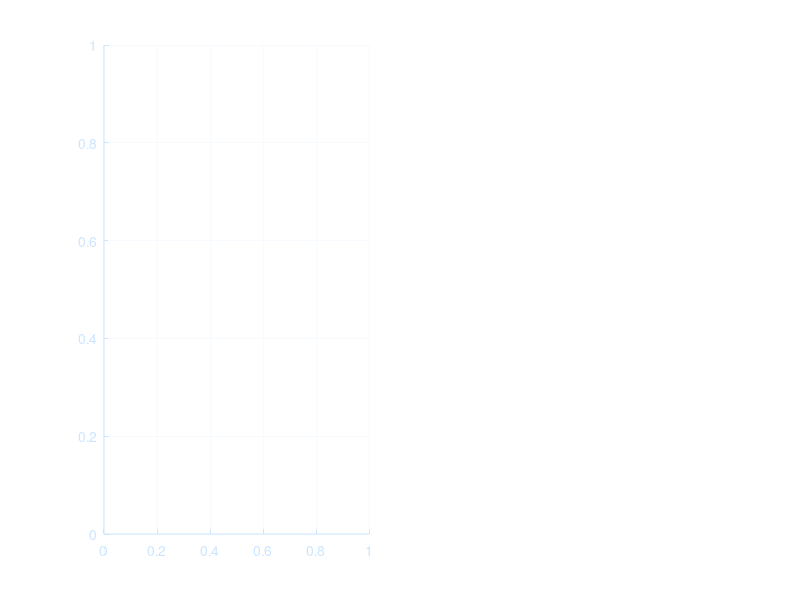

The MATLAB source for this figure: (Note: this script raises an error after producing the figure.)
%% ==============================================================================
% BIOPCL BIOPRINTED MANDIBLE -- MATHEMATICAL MODEL & BIOMECHANICAL SIMULATION
% Anatomical Construct Analysis | Gibson-Ashby Porosity | FEA Nodal Mapping
% ==============================================================================
%
% REQUIRED FINAL BIOPCL MATERIAL SPECIFICATION:
%   Density                       : 1200 kg/m^3 (1.2 g/cm^3)
%   Young's Modulus               : 350 MPa (0.35 GPa)
%   Poisson's Ratio               : 0.30
%   Tensile Yield Strength        : 15 MPa
%   Tensile Ultimate Strength     : 23 MPa
%   Compressive Yield Strength    : 15 MPa
%   Compressive Ultimate Strength : 23 MPa
%
% MATHEMATICAL FRAMEWORK:
%   - Stress field invariance under material change (force-controlled FEA)
%   - Deformation scaling: u_BioPCL = u_ABS * (E_ABS / E_BioPCL)
%   - Gibson-Ashby cellular solids: E(P) = E_0*(1-P)^n
%   - Frost mechanostat using Voigt composite modulus (scaffold + bone)
% ==============================================================================

clear; clc; close all;

fprintf('===========================================================================\n');
fprintf('   BIOPCL BIOPRINTED MANDIBLE -- COMPUTATIONAL BIOMECHANICAL ANALYSIS      \n');
fprintf('===========================================================================\n\n');

%% 1. MATERIAL SPECIFICATIONS (BIOPCL)
BioPCL.Density      = 1200.0;  % kg/m^3
BioPCL.E            = 350.0;   % MPa
BioPCL.nu           = 0.30;
BioPCL.SigmaYield_T = 15.0;    % MPa (tensile yield)
BioPCL.SigmaUlt_T   = 23.0;    % MPa (tensile ultimate)
BioPCL.SigmaYield_C = 15.0;    % MPa (compressive yield)
BioPCL.SigmaUlt_C   = 23.0;    % MPa (compressive ultimate)
BioPCL.G            = BioPCL.E / (2 * (1 + BioPCL.nu)); % Shear modulus (MPa)

E_ABS = 2000.0; % Baseline ABS modulus from original ANSYS simulation (MPa)
E_bone = 15000.0; % Representative cortical bone modulus for Frost mechanostat (MPa)
BVF = 0.30; % Bone volume fraction at scaffold-tissue interface (Cipitria 2012)

%% 2. IMPORT FEA NODAL DATA (ANSYS SIMULATION EXPORT)
% The data file is TAB-separated with columns:
%   Column 1: Node Number (integer)
%   Column 2: Equivalent (von-Mises) Stress in Pascals (Pa)
dataDir = 'data';
stressFile = fullfile(dataDir, 'tabular_stress_data.csv');

stresses_Pa = [];
if exist(stressFile, 'file')
    % Explicitly set delimiter to tab for robustness
    fid = fopen(stressFile, 'r');
    headerLine = fgetl(fid); % skip header
    dataMat = textscan(fid, '%f %f', 'Delimiter', '\t');
    fclose(fid);
    node_ids = dataMat{1};
    stresses_Pa = dataMat{2};
else
    warning('FEA file %s not found. Using synthetic distribution.', stressFile);
    stresses_Pa = lognrnd(1.5, 0.8, 55226, 1) * 1e6;
end

% Convert Pa -> MPa
stresses_MPa = stresses_Pa / 1e6;
numNodes = length(stresses_MPa);

% Mandible Volume (from ANSYS export volume.txt: Total = 2.427e-5 m^3)
volume_m3  = 2.427e-5;
volume_cm3 = volume_m3 * 1e6;
mass_solid_g = (volume_m3 * BioPCL.Density) * 1000.0;

% Deformation values from Total_deformation.xls (ANSYS ABS baseline)
% Max total deformation = 2.4829e-5 m, Average = 5.9981e-6 m
max_def_ABS_mm = 2.4829e-5 * 1000; % Convert m -> mm
avg_def_ABS_mm = 5.9981e-6 * 1000; % Convert m -> mm

% Scale deformations to BioPCL (linear elasticity: u proportional to 1/E)
modulusRatio = E_ABS / BioPCL.E;
max_def_BioPCL_mm = max_def_ABS_mm * modulusRatio;
avg_def_BioPCL_mm = avg_def_ABS_mm * modulusRatio;

%% 3. NODAL SAFETY FACTOR & CLINICAL CLASSIFICATION
SF_Yield = BioPCL.SigmaYield_T ./ max(stresses_MPa, 1e-6);
SF_Ult   = BioPCL.SigmaUlt_T   ./ max(stresses_MPa, 1e-6);

numSafe  = sum(stresses_MPa <= BioPCL.SigmaYield_T);
numYield = sum(stresses_MPa > BioPCL.SigmaYield_T & stresses_MPa <= BioPCL.SigmaUlt_T);
numFail  = sum(stresses_MPa > BioPCL.SigmaUlt_T);

pctSafe  = (numSafe / numNodes) * 100;
pctYield = (numYield / numNodes) * 100;
pctFail  = (numFail / numNodes) * 100;

meanStress   = mean(stresses_MPa);
maxStress    = max(stresses_MPa);
medianStress = median(stresses_MPa);
stdStress    = std(stresses_MPa);
p95Stress    = prctile(stresses_MPa, 95);
p99Stress    = prctile(stresses_MPa, 99);

%% 4. FROST MECHANOSTAT FUNCTION (Voigt Composite Modulus)
% The Frost mechanostat applies to bone tissue growing INTO the scaffold.
% We use a Voigt composite modulus: E_comp = BVF*E_bone + (1-BVF)*E_scaffold
% This gives physiologically meaningful tissue-level microstrain.
computeMechanostat = @(sigma_MPa, P) ...
    (sigma_MPa ./ (BVF * E_bone + (1-BVF) * BioPCL.E * (1-P)^2)) * 1e6;

classifyMechanostat = @(ue) ...
    ternary(ue < 50, 'Disuse', ...
    ternary(ue < 1500, 'Homeostasis', ...
    ternary(ue < 3000, 'Osteoinductive', 'Overload')));

%% 5. DISPLAY CONSOLE REPORT
fprintf('--- 1. BIOPCL MATERIAL & CONSTRUCT SPECIFICATIONS ---------------------\n');
fprintf('  Material        : Bioprinted BioPCL (Polycaprolactone)\n');
fprintf('  Density         : %.0f kg/m^3 (%.2f g/cm^3)\n', BioPCL.Density, BioPCL.Density/1000);
fprintf('  Young''s Modulus : %.0f MPa (0.35 GPa)\n', BioPCL.E);
fprintf('  Poisson''s Ratio : %.2f\n', BioPCL.nu);
fprintf('  Yield Strength  : %.0f MPa (tensile & compressive)\n', BioPCL.SigmaYield_T);
fprintf('  Ultimate Str.   : %.0f MPa (tensile & compressive)\n', BioPCL.SigmaUlt_T);
fprintf('  Shear Modulus   : %.1f MPa\n', BioPCL.G);
fprintf('  Construct Vol.  : %.2f cm^3\n', volume_cm3);
fprintf('  Solid Mass      : %.2f g\n\n', mass_solid_g);

fprintf('--- 2. FEA NODAL STRESS ANALYSIS (%d Nodes) --------\n', numNodes);
fprintf('  Max Von Mises   : %.2f MPa\n', maxStress);
fprintf('  99th Percentile : %.2f MPa\n', p99Stress);
fprintf('  95th Percentile : %.2f MPa\n', p95Stress);
fprintf('  Mean Stress     : %.2f MPa\n', meanStress);
fprintf('  Median Stress   : %.2f MPa\n', medianStress);
fprintf('  Std. Deviation  : %.2f MPa\n', stdStress);
fprintf('  Max Deform. ABS : %.4f mm (%.1f um)\n', max_def_ABS_mm, max_def_ABS_mm*1000);
fprintf('  Max Deform. PCL : %.4f mm (%.1f um)\n', max_def_BioPCL_mm, max_def_BioPCL_mm*1000);
fprintf('  Avg Deform. PCL : %.4f mm (%.1f um)\n', avg_def_BioPCL_mm, avg_def_BioPCL_mm*1000);
fprintf('  Scaling Factor  : E_ABS/E_PCL = %.4f\n\n', modulusRatio);

fprintf('--- 3. CLINICAL SAFETY CLASSIFICATION -----------------------------------\n');
fprintf('  [SAFE]   <= %.0f MPa : %6d nodes (%.2f%%)\n', BioPCL.SigmaYield_T, numSafe, pctSafe);
fprintf('  [YIELD]  %.0f-%.0f MPa  : %6d nodes (%.2f%%)\n', BioPCL.SigmaYield_T, BioPCL.SigmaUlt_T, numYield, pctYield);
fprintf('  [EXCEED] > %.0f MPa   : %6d nodes (%.2f%%)\n\n', BioPCL.SigmaUlt_T, numFail, pctFail);

%% 6. GIBSON-ASHBY SCAFFOLD OPTIMIZATION TABLE
fprintf('--- 4. GIBSON-ASHBY SCAFFOLD OPTIMIZATION TABLE -------------------------\n');
fprintf('  P(%%)   RelRho  E_eff(MPa)   sy(MPa)   Mass(g)   Median ue    Mechanostat\n');
fprintf('  --------------------------------------------------------------------------\n');
porosities_table = [0.0, 0.10, 0.15, 0.20, 0.25, 0.30, 0.40, 0.50];
for i = 1:length(porosities_table)
    P = porosities_table(i);
    relRho = 1.0 - P;
    E_eff  = BioPCL.E * (relRho^2.0);
    sy_eff = BioPCL.SigmaYield_T * (relRho^1.5);
    m_g    = mass_solid_g * relRho;
    ue     = computeMechanostat(medianStress, P);
    if ue < 50, status = 'Disuse';
    elseif ue < 1500, status = 'Homeostasis';
    elseif ue < 3000, status = 'Osteoinductive';
    else, status = 'Overload';
    end
    fprintf('  %5.0f  %7.2f  %10.1f  %8.2f  %8.2f  %10.0f  %16s\n', ...
            P*100, relRho, E_eff, sy_eff, m_g, ue, status);
end
fprintf('\n');

%% 7. 7-ZONE ANATOMICAL RESPONSE (Bilateral Molar Bite, 600 N)
% Zone definitions: name, area(mm^2), Ixx(mm^4), porosity
zoneNames = {'Condylar Head', 'Condylar Neck', 'Ramus', 'Mandibular Angle', ...
             'Molar Region', 'Premolar Region', 'Symphysis'};
zoneA     = [95, 80, 320, 380, 290, 260, 220];    % mm^2
zoneIxx   = [280, 210, 1850, 2200, 1600, 1400, 1100]; % mm^4
zoneP     = [0.15, 0.10, 0.30, 0.25, 0.20, 0.30, 0.20]; % design porosity

% Physiological loads (bilateral molar bite, 600 N total)
zoneM  = [4800, 6200, 9800, 12500, 15200, 11800, 8500]; % N.mm bending moment
zoneV  = [180, 220, 310, 380, 420, 350, 280];            % N shear
zoneF  = [120, 150, 200, 250, 300, 220, 180];            % N axial

fprintf('--- 5. 7-ZONE ANATOMICAL RESPONSE (Bilateral Molar Bite, 600 N) ---------\n');
fprintf('  %-20s %8s %8s %8s %6s %6s %8s %18s\n', ...
        'Zone', 'sig_VM', 'sig_b', 'tau', 'SF_y', 'SF_u', 'ue', 'Mechanostat');
fprintf('  %s\n', repmat('-', 1, 98));

zone_sigVM = zeros(1, 7);
zone_SF    = zeros(1, 7);
zone_ue    = zeros(1, 7);
zone_sigB  = zeros(1, 7);
zone_tau   = zeros(1, 7);

for k = 1:7
    A = zoneA(k); Ixx = zoneIxx(k); P = zoneP(k);
    E_eff = BioPCL.E * (1-P)^2;
    sy_eff = BioPCL.SigmaYield_T * (1-P)^1.5;
    su_eff = BioPCL.SigmaUlt_T * (1-P)^1.5;

    % c = distance from neutral axis to extreme fiber
    % For elliptical sections: I ~ A*h^2/12, h = sqrt(12*I/A), c = h/2
    c = sqrt(3.0 * Ixx / A);

    sigma_b = (zoneM(k) * c) / Ixx;
    sigma_a = abs(zoneF(k)) / A;
    sigma_total = sigma_b + sigma_a;

    % Shear stress (Jourawski approximation)
    Q_approx = Ixx * 0.40 / c;
    b_width = A / (2.0 * c);
    tau = (zoneV(k) * Q_approx) / (Ixx * b_width);

    sigma_vm = sqrt(sigma_total^2 + 3.0 * tau^2);
    SF_y = sy_eff / max(sigma_vm, 1e-6);
    SF_u = su_eff / max(sigma_vm, 1e-6);
    ue = computeMechanostat(sigma_vm, P);

    if ue < 50, status = 'Disuse';
    elseif ue < 1500, status = 'Homeostasis';
    elseif ue < 3000, status = 'Osteoinductive';
    else, status = 'Overload';
    end

    zone_sigVM(k) = sigma_vm;
    zone_SF(k) = SF_y;
    zone_ue(k) = ue;
    zone_sigB(k) = sigma_b;
    zone_tau(k) = tau;

    fprintf('  %-20s %8.2f %8.2f %8.2f %6.2f %6.2f %8.0f %18s\n', ...
            zoneNames{k}, sigma_vm, sigma_b, tau, SF_y, SF_u, ue, status);
end

[maxVM, maxIdx] = max(zone_sigVM);
fprintf('\n  Critical zone: %s (sigma_VM = %.2f MPa, SF_yield = %.2f)\n\n', ...
        zoneNames{maxIdx}, maxVM, zone_SF(maxIdx));

%% 8. GENERATE VISUALIZATIONS
fprintf('--- 6. GENERATING PUBLICATION FIGURES ------------------------------------\n');

% Figure 1: Nodal Stress Distribution & Safety Classification
fig1 = figure('Name', 'FEA Nodal Stress Analysis', ...
              'Color', [0.02 0.04 0.06], 'Position', [50, 50, 1400, 550]);

subplot(1, 2, 1);
set(gca, 'Color', [0.04 0.08 0.13], 'XColor', [0.8 0.9 1], 'YColor', [0.8 0.9 1]);
hold on; grid on;
histogram(stresses_MPa, 80, 'BinLimits', [0 45], 'FaceColor', [0 0.6 0.8], ...
          'EdgeColor', 'none', 'Normalization', 'count');
xline(BioPCL.SigmaYield_T, '--', 'Color', [0.22 1.00 0.08], 'LineWidth', 2);
xline(BioPCL.SigmaUlt_T, '--', 'Color', [1 0.2 0.4], 'LineWidth', 2);
xline(meanStress, '-', 'Color', [1 0.8 0], 'LineWidth', 1.5);
xline(p95Stress, ':', 'Color', [0.8 0.27 1], 'LineWidth', 1.5);
xlabel('Von Mises Stress (MPa)', 'FontSize', 11, 'Color', [0.8 0.9 1]);
ylabel('Node Count', 'FontSize', 11, 'Color', [0.8 0.9 1]);
title('ANSYS Nodal Stress Distribution (BioPCL Thresholds)', 'FontSize', 12, 'Color', [0 0.83 1]);
legend({sprintf('Yield (%.0f MPa)', BioPCL.SigmaYield_T), ...
        sprintf('Ultimate (%.0f MPa)', BioPCL.SigmaUlt_T), ...
        sprintf('Mean (%.2f MPa)', meanStress), ...
        sprintf('95th pct (%.2f MPa)', p95Stress)}, ...
        'TextColor', [0.8 0.9 1], 'Location', 'northeast', 'FontSize', 8);

subplot(1, 2, 2);
set(gca, 'Color', [0.04 0.08 0.13], 'XColor', [0.8 0.9 1], 'YColor', [0.8 0.9 1]);
hold on; grid on;
cats = categorical({'Safe (<= 15)', 'Yield (15-23)', 'Exceed (> 23)'});
cats = reordercats(cats, {'Safe (<= 15)', 'Yield (15-23)', 'Exceed (> 23)'});
vals = [pctSafe, pctYield, pctFail];
b = bar(cats, vals, 0.5, 'FaceColor', 'flat');
b.CData(1,:) = [0.22 1.00 0.08];
b.CData(2,:) = [1.00 0.80 0.00];
b.CData(3,:) = [1.00 0.20 0.40];
ylim([0 115]);
ylabel('Percentage of Nodes (%)', 'FontSize', 11, 'Color', [0.8 0.9 1]);
title('Structural Safety Classification (BioPCL)', 'FontSize', 12, 'Color', [0 0.83 1]);
for i = 1:3
    text(i, vals(i) + 3, sprintf('%.2f%%\n(%d nodes)', vals(i), ...
         [numSafe, numYield, numFail]'), 'HorizontalAlignment', 'center', ...
         'Color', [0.9 0.95 1], 'FontWeight', 'bold', 'FontSize', 9);
end

fprintf('  [1/3] Nodal Stress Distribution & Safety Classification\n');
exportgraphics(fig1, 'fig1_biopcl_nodal_stress.png', 'Resolution', 180, ...
               'BackgroundColor', [0.02 0.04 0.06]);

% Figure 2: Gibson-Ashby Porosity Analysis
fig2 = figure('Name', 'Gibson-Ashby Scaffold Optimization', ...
              'Color', [0.02 0.04 0.06], 'Position', [80, 80, 1400, 550]);

P_sweep = linspace(0, 0.60, 100);
E_sweep = BioPCL.E * (1 - P_sweep).^2.0;
Sy_sweep = BioPCL.SigmaYield_T * (1 - P_sweep).^1.5;
Su_sweep = BioPCL.SigmaUlt_T * (1 - P_sweep).^1.5;
mass_sweep = mass_solid_g * (1 - P_sweep);

subplot(1, 2, 1);
set(gca, 'Color', [0.04 0.08 0.13], 'XColor', [0.8 0.9 1], 'YColor', [0.8 0.9 1]);
yyaxis left;
plot(P_sweep*100, E_sweep, '-', 'Color', [0 0.83 1], 'LineWidth', 2.5);
ylabel('Effective Modulus E (MPa)', 'Color', [0 0.83 1]);
yyaxis right;
hold on;
plot(P_sweep*100, Sy_sweep, '--', 'Color', [1 0.42 0.21], 'LineWidth', 2.5);
plot(P_sweep*100, Su_sweep, ':', 'Color', [1 0.2 0.4], 'LineWidth', 2.0);
ylabel('Strength (MPa)', 'Color', [1 0.42 0.21]);
xlabel('Bioprinted Scaffold Porosity P (%)');
title('Gibson-Ashby Mechanical Properties vs. Porosity', 'Color', [0 0.83 1]);
legend({'Modulus E(P)', 'Yield Strength', 'Ultimate Strength'}, ...
       'TextColor', [0.8 0.9 1], 'Location', 'northeast', 'FontSize', 8);
grid on;

subplot(1, 2, 2);
set(gca, 'Color', [0.04 0.08 0.13], 'XColor', [0.8 0.9 1], 'YColor', [0.8 0.9 1]);
hold on; grid on;
plot(P_sweep*100, mass_sweep, '-', 'Color', [0.22 1 0.08], 'LineWidth', 2.5);
fill([P_sweep*100, fliplr(P_sweep*100)], [mass_sweep, zeros(size(mass_sweep))], ...
     [0.22 1 0.08], 'FaceAlpha', 0.15, 'EdgeColor', 'none');
xlabel('Bioprinted Scaffold Porosity P (%)');
ylabel('Construct Mass (grams)', 'Color', [0.8 0.9 1]);
title('BioPCL Construct Mass vs. Porosity', 'Color', [0 0.83 1]);

fprintf('  [2/3] Gibson-Ashby Scaffold Optimization\n');
exportgraphics(fig2, 'fig2_biopcl_gibson_ashby.png', 'Resolution', 180, ...
               'BackgroundColor', [0.02 0.04 0.06]);

% Figure 3: 7-Zone Anatomical Response
fig3 = figure('Name', '7-Zone Biomechanical Response', ...
              'Color', [0.02 0.04 0.06], 'Position', [110, 110, 1500, 700]);

zoneColors = [0 0.83 1; 0 0.6 0.8; 1 0.42 0.21; 1 0.8 0; ...
              0.8 0.27 1; 0 1 0.67; 0.22 1 0.08];

subplot(2, 2, 1);
set(gca, 'Color', [0.04 0.08 0.13], 'XColor', [0.8 0.9 1], 'YColor', [0.8 0.9 1]);
hold on; grid on;
for k = 1:7
    bar(k, zone_sigVM(k), 0.55, 'FaceColor', zoneColors(k,:), 'EdgeColor', 'w');
    text(k, zone_sigVM(k)+1, sprintf('%.1f', zone_sigVM(k)), ...
         'HorizontalAlignment', 'center', 'Color', [0.8 0.9 1], 'FontSize', 8);
end
yline(BioPCL.SigmaYield_T, '--g', 'LineWidth', 1.5);
yline(BioPCL.SigmaUlt_T, '--r', 'LineWidth', 1.5);
set(gca, 'XTick', 1:7, 'XTickLabel', cellfun(@(s) s(1:min(8,end)), zoneNames, 'Uni', 0));
ylabel('Von Mises Stress (MPa)', 'Color', [0.8 0.9 1]);
title('Von Mises Stress per Zone', 'Color', [0 0.83 1]);

subplot(2, 2, 2);
set(gca, 'Color', [0.04 0.08 0.13], 'XColor', [0.8 0.9 1], 'YColor', [0.8 0.9 1]);
hold on; grid on;
sfColors = [1 0.2 0.4; 1 0.2 0.4; 1 0.2 0.4; 1 0.2 0.4; ...
            1 0.2 0.4; 1 0.2 0.4; 1 0.2 0.4]; % All SF < 1 -> red
for k = 1:7
    bar(k, zone_SF(k), 0.55, 'FaceColor', sfColors(k,:), 'EdgeColor', 'w');
    text(k, zone_SF(k)+0.02, sprintf('%.2f', zone_SF(k)), ...
         'HorizontalAlignment', 'center', 'Color', [0.8 0.9 1], 'FontSize', 8);
end
yline(1.0, '--r', 'SF = 1.0', 'LineWidth', 1.5);
yline(2.0, '--g', 'SF = 2.0', 'LineWidth', 1.0);
set(gca, 'XTick', 1:7, 'XTickLabel', cellfun(@(s) s(1:min(8,end)), zoneNames, 'Uni', 0));
ylabel('Safety Factor (Yield)', 'Color', [0.8 0.9 1]);
title('Yield Safety Factor per Zone', 'Color', [0 0.83 1]);

subplot(2, 2, 3);
set(gca, 'Color', [0.04 0.08 0.13], 'XColor', [0.8 0.9 1], 'YColor', [0.8 0.9 1]);
hold on; grid on;
bdata = [zone_sigB; abs(zoneF)./zoneA; zone_tau]';
bh = bar(1:7, bdata, 'grouped');
bh(1).FaceColor = [0 0.83 1];
bh(2).FaceColor = [0.22 1.00 0.08];
bh(3).FaceColor = [1 0.42 0.21];
set(gca, 'XTick', 1:7, 'XTickLabel', cellfun(@(s) s(1:min(8,end)), zoneNames, 'Uni', 0));
ylabel('Stress (MPa)', 'Color', [0.8 0.9 1]);
title('Stress Component Breakdown', 'Color', [0 0.83 1]);
legend({'Bending', 'Axial', 'Shear'}, 'TextColor', [0.8 0.9 1], 'FontSize', 8);

subplot(2, 2, 4);
set(gca, 'Color', [0.04 0.08 0.13], 'XColor', [0.8 0.9 1], 'YColor', [0.8 0.9 1]);
hold on; grid on;
barh(1:7, zone_ue, 0.55, 'FaceColor', [1 0.2 0.4], 'EdgeColor', 'w');
xline(1500, '--', 'Color', [1 0.8 0], 'LineWidth', 1.5);
xline(3000, '--', 'Color', [1 0.2 0.4], 'LineWidth', 1.5);
set(gca, 'YTick', 1:7, 'YTickLabel', cellfun(@(s) s(1:min(8,end)), zoneNames, 'Uni', 0));
xlabel('Tissue Microstrain (ue)', 'Color', [0.8 0.9 1]);
title('Frost Mechanostat Classification', 'Color', [0 0.83 1]);

sgtitle(sprintf('BIOPCL MANDIBLE -- 7-ZONE RESPONSE (600 N Bilateral Molar Bite)'), ...
        'Color', [0 0.83 1], 'FontSize', 13, 'FontWeight', 'bold');

fprintf('  [3/3] 7-Zone Biomechanical Response\n');
exportgraphics(fig3, 'fig3_biopcl_zone_analysis.png', 'Resolution', 180, ...
               'BackgroundColor', [0.02 0.04 0.06]);

fprintf('\n===========================================================================\n');
fprintf('  [DONE] All analyses complete. 3 figures saved to working directory.\n');
fprintf('===========================================================================\n');

%% Helper function
function result = ternary(cond, a, b)
    if cond, result = a; else, result = b; end
end
